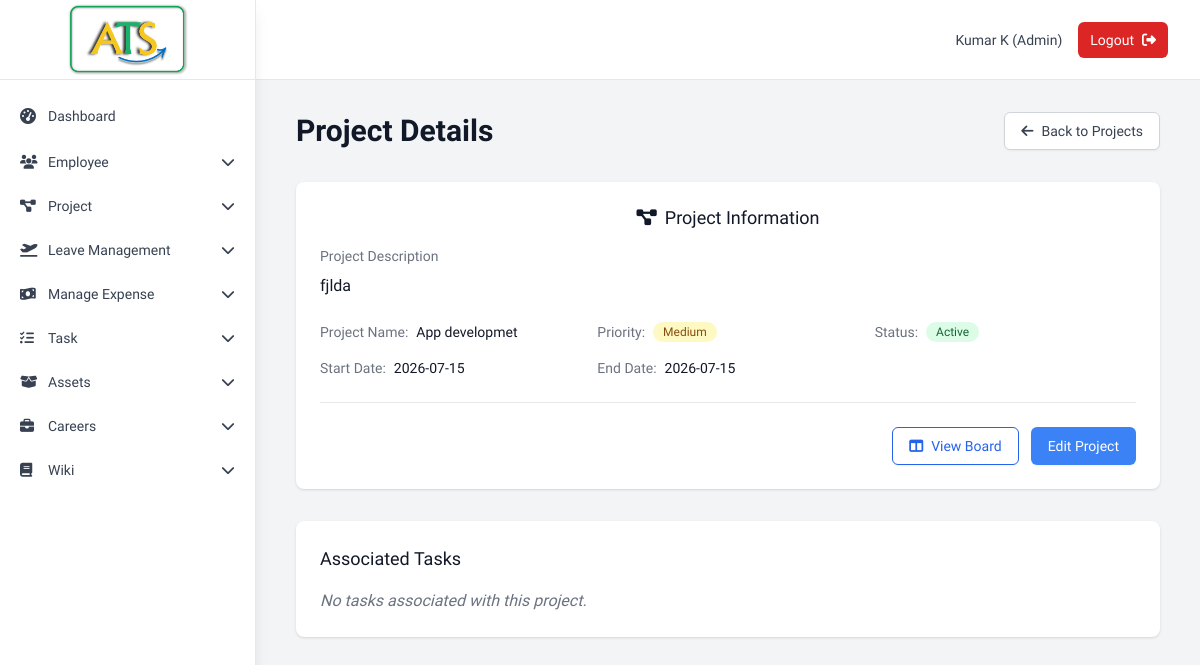
The app's page /admin/view_project/5 (signed in), older data.
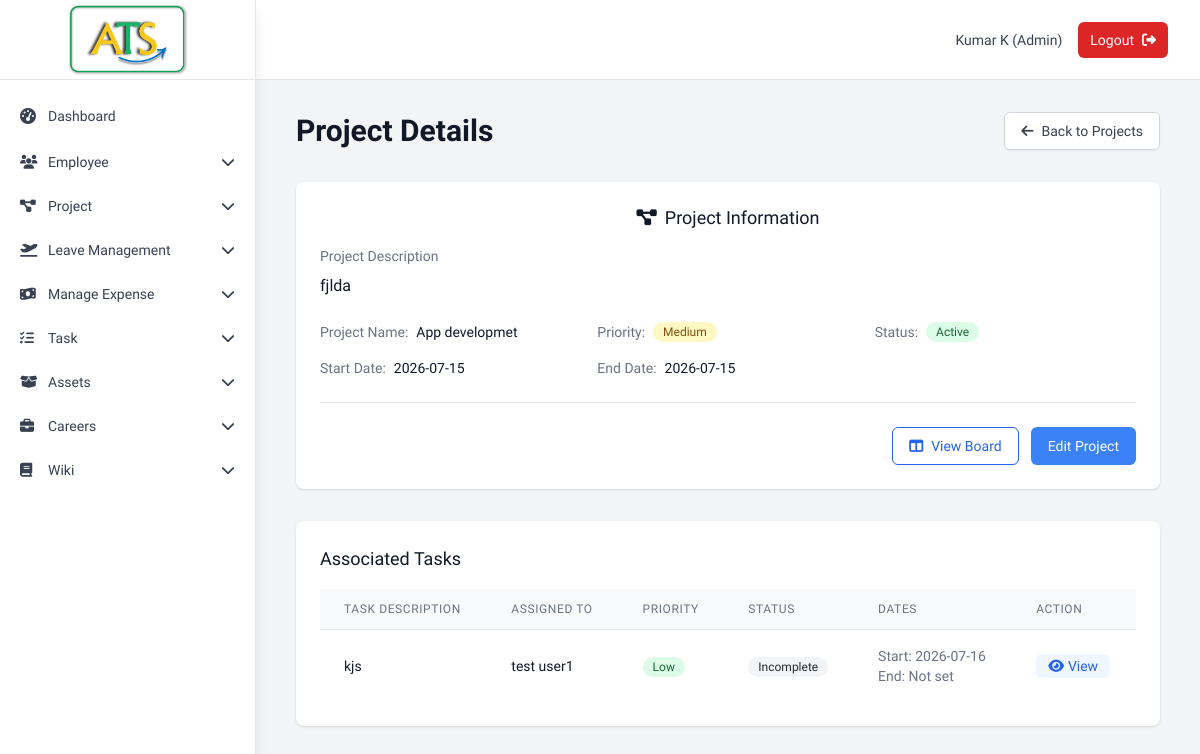
The same page, newer data.
### tables this page shows
CREATE TABLE tbl_task (
                task_id INTEGER PRIMARY KEY AUTOINCREMENT,
                project_id INTEGER NOT NULL,
                emp_id INTEGER NOT NULL,
                task_desc TEXT NOT NULL,
                priority TEXT NOT NULL,
                status TEXT DEFAULT 'pending',
                start_date DATE NOT NULL,
                end_date DATE,
                inserted_date DATETIME DEFAULT CURRENT_TIMESTAMP,
                FOREIGN KEY (project_id) REFERENCES tbl_project (project_id),
                FOREIGN KEY (emp_id) REFERENCES tbl_employee (emp_id)
            );

CREATE TABLE tbl_employee (
                emp_id INTEGER PRIMARY KEY AUTOINCREMENT,
                first_name TEXT NOT NULL,
                last_name TEXT NOT NULL,
                gender TEXT NOT NULL,
                dob DATE NOT NULL,
                address TEXT NOT NULL,
                phone_no TEXT NOT NULL,
                email TEXT UNIQUE NOT NULL,
                password TEXT NOT NULL,
                status TEXT DEFAULT 'active',
                emp_type TEXT DEFAULT 'emp',
                inserted_date DATETIME DEFAULT CURRENT_TIMESTAMP
            , department TEXT);

### Backup_Code/app1.py (the view)
@app.route('/admin/view_project/<int:project_id>')
def view_project(project_id):
    if 'user_id' not in session or session['emp_type'] != 'admin':
        return redirect(url_for('login'))
    project = db.get_project(project_id)
    if not project:
        flash('Project not found.', 'error')
        return redirect(url_for('view_projects'))
    tasks = db.get_tasks_by_project(project_id)
    return render_template('view_project.html', project=project, tasks=tasks)

### Backup_Code/database.py (called while the page is built)
    def get_connection(self):
        return sqlite3.connect(self.db_name)

    def get_project(self, project_id):
        conn = self.get_connection()
        cursor = conn.cursor()
        cursor.execute('''
            SELECT project_id, project_name, priority, project_desc, project_status, start_date, end_date
            FROM tbl_project
            WHERE project_id = ?
        ''', (project_id,))
        project = cursor.fetchone()
        conn.close()
        return project

    def get_tasks_by_project(self, project_id):
        conn = self.get_connection()
        cursor = conn.cursor()
        cursor.execute('''
            SELECT t.task_id, t.task_desc, t.project_id, t.emp_id, t.priority, t.status,
                   t.start_date, t.end_date, e.first_name, e.last_name
            FROM tbl_task t
            JOIN tbl_employee e ON t.emp_id = e.emp_id
            WHERE t.project_id = ?
            ORDER BY t.inserted_date DESC
        ''', (project_id,))
        tasks = cursor.fetchall()
        conn.close()
        return tasks

### Backup_Code/templates/view_project.html (shortened to what the changed rows need)
{% extends "base.html" %}
{% block content %}
<div class="max-w-6xl mx-auto  lg:px-2 max-md:w-[23rem]">
    <div class="mb-8 flex justify-between items-center">
        <h1 class="text-3xl font-bold text-gray-900">Project Details</h1>
    </div>
    <div class="bg-white shadow rounded-lg">
        <div class="px-4 py-5 sm:p-6">
            <h3 class="text-lg font-medium text-gray-900 mb-4">Associated Tasks</h3>
            {% if tasks %}
            <div class="overflow-x-auto">
                <table class="min-w-full divide-y divide-gray-200">
                    <thead class="bg-gray-50">
                        <tr>
                            <th class="px-6 py-3 text-left text-xs font-medium text-gray-500 uppercase tracking-wider">Task Description</th>
                            <th class="px-6 py-3 text-left text-xs font-medium text-gray-500 uppercase tracking-wider">Assigned To</th>
                            <th class="px-6 py-3 text-left text-xs font-medium text-gray-500 uppercase tracking-wider">Priority</th>
                            <th class="px-6 py-3 text-left text-xs font-medium text-gray-500 uppercase tracking-wider">Status</th>
                            <th class="px-6 py-3 text-left text-xs font-medium text-gray-500 uppercase tracking-wider">Dates</th>
                            <th class="px-6 py-3 text-left text-xs font-medium text-gray-500 uppercase tracking-wider">Action</th>
                        </tr>
                    </thead>
                    <tbody class="bg-white divide-y divide-gray-200">
                        {% for task in tasks %}
                        <tr>
                            <td class="px-6 py-4 whitespace-nowrap text-sm text-gray-900">{{ task[1][:50]|safe }}{% if task[1]|length > 50 %}...{% endif %}</td>
                            <td class="px-6 py-4 whitespace-nowrap text-sm text-gray-900">{{ task[8] }} {{ task[9] }}</td>
                            <td class="px-6 py-4 whitespace-nowrap">
                                <span class="inline-flex items-center px-2.5 py-0.5 rounded-full text-xs font-medium
                                    {% if task[4] == 'high' %}bg-red-100 text-red-800
                                    {% elif task[4] == 'medium' %}bg-yellow-100 text-yellow-800
                                    {% else %}bg-green-100 text-green-800{% endif %}">
                                    {{ task[4]|title }}
                                </span>
                            </td>
                            <td class="px-6 py-4 whitespace-nowrap">
                                <span class="inline-flex items-center px-2.5 py-0.5 rounded-full text-xs font-medium
                                    {% if task[5] == 'completed' %}bg-green-100 text-green-800
                                    {% elif task[5] == 'in_progress' %}bg-blue-100 text-blue-800
                                    {% else %}bg-gray-100 text-gray-800{% endif %}">
                                    {{ task[5]|replace('_', ' ')|title }}
                                </span>
                            </td>
                            <td class="px-6 py-4 whitespace-nowrap text-sm text-gray-500">
                                <div>Start: {{ task[6] }}</div>
                                <div>End: {{ task[7] if task[7] else 'Not set' }}</div>
                            </td>
                            <td class="px-6 py-4 whitespace-nowrap text-sm font-medium">
                                <a href="{{ url_for('tasks.show_task_details', task_id=task[0]) }}"
                                   class="text-blue-600 hover:text-blue-900 bg-blue-50 hover:bg-blue-100 px-3 py-1 rounded-md transition duration-200">
                                    <i class="fas fa-eye mr-1"></i>View
                                </a>
                            </td>
                        </tr>
                        {% endfor %}
                    </tbody>
                </table>
            </div>
            {% else %}
            <p class="text-gray-500 italic">No tasks associated with this project.</p>
            {% endif %}
        </div>
    </div>
</div>
{% endblock %}

Row changes from the older to the newer data that the page shows:
added tbl_task: task_desc "kjs", first_name "test user1", priority "Low", status "Incomplete", start_date "2026-07-16", task "Not set"
Text that changed along with them:
text no longer shown: "No tasks associated with this project."
text now shown: "TASK DESCRIPTION ASSIGNED TO PRIORITY STATUS DATES ACTION"
